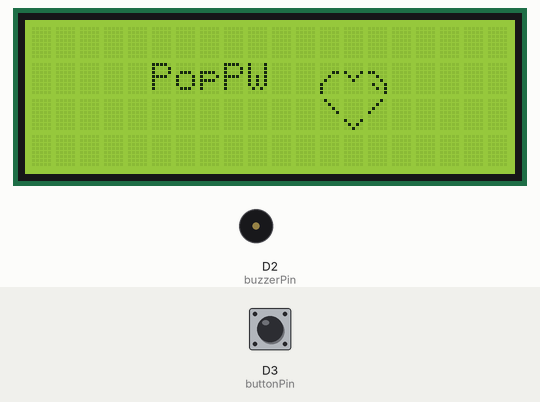
The sketch below on a simulated Arduino Uno R4 WiFi. Shown: 20×4 character LCD, buzzer (waves = sounding). The inputs (shaded band) are chosen by the test bench; at power-on: D3 (buttonPin) LOW. WiFi joins after 1.5 s; servers stay silent unless stated; no MQTT or app messages arrive unless stated; what the sketch prints to the serial monitor is not drawn.

Above: at 12.8 s.
12.9 s: D3 (buttonPin) pulled HIGH for 0.15 s
At 13.02 s:
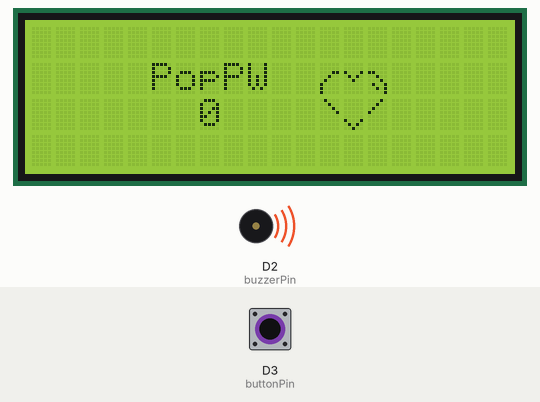
At 13.6 s:
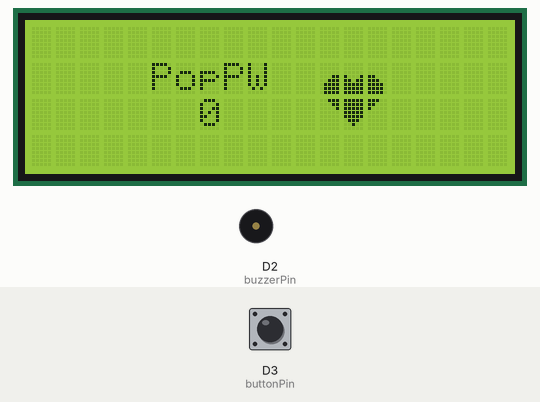
14.6 s: D3 (buttonPin) pulled HIGH for 1 s
At 16.6 s:
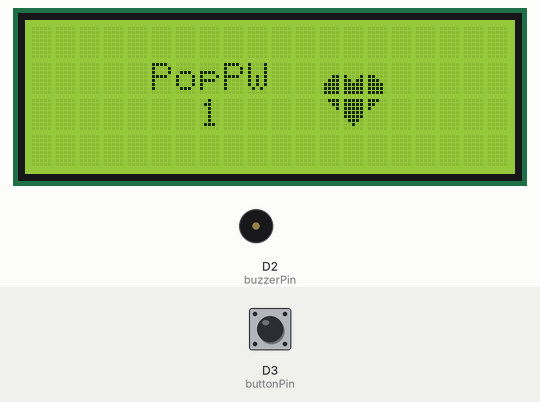
Timing chart, 0 to 18.1 s (numbered marks = the images above; inputs shaded):
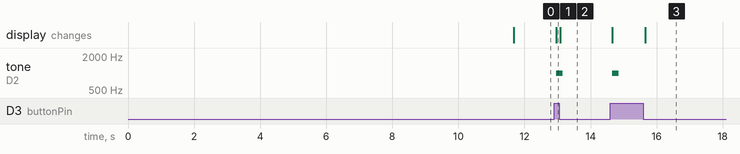

Measured:
- after the input at 12.9 s, tone on D2 (buzzerPin): silent → 1000 Hz after 0.06 s, → silent 0.20 s later; the display: changes after 0.06 s (image 1)
- after the input at 14.6 s, tone on D2 (buzzerPin): silent → 1000 Hz after 0.06 s, → silent 0.20 s later; the display: first changes after 0.06 s (image 3 shows a later state)

The sketch:

PopPW_final.ino
```cpp
#include <Wire.h>
#include <LiquidCrystal_I2C.h>
#include <WiFiS3.h>
#include <MQTTClient.h>
#include <ArduinoJson.h>

const char WIFI_SSID[] = "Zen";
const char WIFI_PASSWORD[] = "12345677";
const char MQTT_BROKER_ADRRESS[] = "mqtt-dashboard.com";
const int MQTT_PORT = 1883;
const char MQTT_CLIENT_ID[] = "66070024-Koobun";
const char subscription_TOPIC[] = "/test/roblox";
const int PUBLISH_INTERVAL = 1000;  // 1 second

WiFiClient network;
MQTTClient mqtt = MQTTClient(256);
unsigned long lastPublishTime = 0;

LiquidCrystal_I2C lcd(0x27, 20, 4);  // 20x4 I2C LCD

// Pin Definitions
const int buttonPin = 3;             // Button connected to D3
const int buzzerPin = 2;             // Buzzer connected to D2
int buttonState = 0;                 // Current state of the button
int lastButtonState = LOW;           // Previous state of the button
int score = -1;                      // Score counter for button presses

// Original shape characters
byte first[] = { 0x00, 0x00, 0x03, 0x04, 0x08, 0x10, 0x10, 0x10 };
byte second[] = { 0x00, 0x00, 0x11, 0x0A, 0x04, 0x00, 0x00, 0x00 };
byte third[] = { 0x00, 0x00, 0x18, 0x04, 0x02, 0x09, 0x05, 0x01 };
byte fourth[] = { 0x08, 0x04, 0x02, 0x01, 0x00, 0x00, 0x00, 0x00 };
byte fifth[] = { 0x00, 0x00, 0x00, 0x00, 0x00, 0x11, 0x0A, 0x04 };
byte sixth[] = { 0x02, 0x04, 0x08, 0x10, 0x00, 0x00, 0x00, 0x00 };

// Pressed shape characters
byte pressedFirst[] = { 0x00, 0x00, 0x00, 0x03, 0x07, 0x0F, 0x0F, 0x0F };
byte pressedSecond[] = { 0x00, 0x00, 0x00, 0x11, 0x1B, 0x1F, 0x1F, 0x1F };
byte pressedThird[] = { 0x00, 0x00, 0x00, 0x18, 0x1C, 0x1E, 0x1E, 0x1E };
byte pressedFourth[] = { 0x07, 0x03, 0x01, 0x00, 0x00, 0x00, 0x00, 0x00 };
byte pressedFifth[] = { 0x1F, 0x1F, 0x1F, 0x1F, 0x1F, 0x0E, 0x04, 0x00 };
byte pressedSixth[] = { 0x1C, 0x18, 0x10, 0x00, 0x00, 0x00, 0x00, 0x00 };

void setup() {

  Serial.begin(9600);

  int status = WL_IDLE_STATUS;
  while (status != WL_CONNECTED) {
    Serial.print("Connecting to SSID: ");
    Serial.println(WIFI_SSID);
    status = WiFi.begin(WIFI_SSID, WIFI_PASSWORD);
    delay(10000);
  }

  Serial.print("IP Address: ");
  Serial.println(WiFi.localIP());

  connectToMQTT();

  pinMode(buttonPin, INPUT);
  pinMode(buzzerPin, OUTPUT);

  lcd.init();                        // Initialize the LCD
  lcd.backlight();

  // Load the original shape
  loadOriginalShape();
  displayShape();

  // Initial display setup
  lcd.setCursor(5, 1);
  lcd.print("PopPW");               // Start score at 0
}

void loadOriginalShape() {
  lcd.createChar(0, first);
  lcd.createChar(1, second);
  lcd.createChar(2, third);
  lcd.createChar(3, fourth);
  lcd.createChar(4, fifth);
  lcd.createChar(5, sixth);
}

void loadPressedShape() {
  lcd.createChar(0, pressedFirst);
  lcd.createChar(1, pressedSecond);
  lcd.createChar(2, pressedThird);
  lcd.createChar(3, pressedFourth);
  lcd.createChar(4, pressedFifth);
  lcd.createChar(5, pressedSixth);
}

void displayShape() {
  lcd.setCursor(12, 1);
  lcd.write(0);
  lcd.setCursor(13, 1);
  lcd.write(1);
  lcd.setCursor(14, 1);
  lcd.write(2);
  lcd.setCursor(12, 2);
  lcd.write(3);
  lcd.setCursor(13, 2);
  lcd.write(4);
  lcd.setCursor(14, 2);
  lcd.write(5);
}

void resetScore() {
  score = 0;
  lcd.setCursor(7, 2);
  lcd.print("   ");  // Clear previous score
  lcd.setCursor(7, 2);
  lcd.print(score);
}

void loop() {
  mqtt.loop();
  // Read the current state of the button
  buttonState = digitalRead(buttonPin);

  if (buttonState == HIGH && lastButtonState == LOW) {
    // Button pressed, load and display the pressed shape
    loadOriginalShape();
    displayShape();

    // Increment score
    score++;
    lcd.setCursor(7, 2); // Position for score
    lcd.print(score);

    sendToMQTT();

    // Play pop sound
    tone(buzzerPin, 1000, 200); // Tone at 1000Hz for 200ms
  } else if (buttonState == LOW && lastButtonState == HIGH) {
    // Button released, revert to original shape
    loadPressedShape();
    displayShape();

  }

  // Update lastButtonState to the current state
  lastButtonState = buttonState;
}

void connectToMQTT() {
  mqtt.begin(MQTT_BROKER_ADRRESS, MQTT_PORT, network);
  mqtt.onMessage(messageHandler);

  Serial.print("Connecting to MQTT broker");
  while (!mqtt.connect(MQTT_CLIENT_ID)) {
    Serial.print(".");
    delay(100);
  }
  Serial.println();
  Serial.println("Connected to MQTT broker!");

  mqtt.subscribe(subscription_TOPIC);
  Serial.println("Subscribed to topic: " + String(subscription_TOPIC));
}

void sendToMQTT() {
  StaticJsonDocument<128> jsonDoc;
  jsonDoc["type"] = "increment";
  jsonDoc["from"] = "board";
  jsonDoc["value"] = score;

  char messageBuffer[128];
  serializeJson(jsonDoc, messageBuffer);

  mqtt.publish(subscription_TOPIC, messageBuffer);
  Serial.println("Published JSON to MQTT: " + String(messageBuffer));
}

void messageHandler(String &topic, String &payload) {
  Serial.print("Received message on topic: ");
  Serial.println(topic);
  Serial.print("Payload: ");
  Serial.println(payload);

  StaticJsonDocument<128> jsonDoc;
  DeserializationError error = deserializeJson(jsonDoc, payload);

  if (error) {
    Serial.print("Failed to parse JSON: ");
    Serial.println(error.c_str());
    return;
  }

  if (jsonDoc["type"] == "increment" && jsonDoc["from"] == "web") {
    int receivedScore = jsonDoc["value"];
    score = receivedScore;

    // Update LCD with the new score
    lcd.setCursor(7, 2);
    lcd.print("   ");  // Clear previous score
    lcd.setCursor(7, 2);
    lcd.print(score);

    Serial.print("Updated score from web: ");
    Serial.println(score);
  }
}
```
